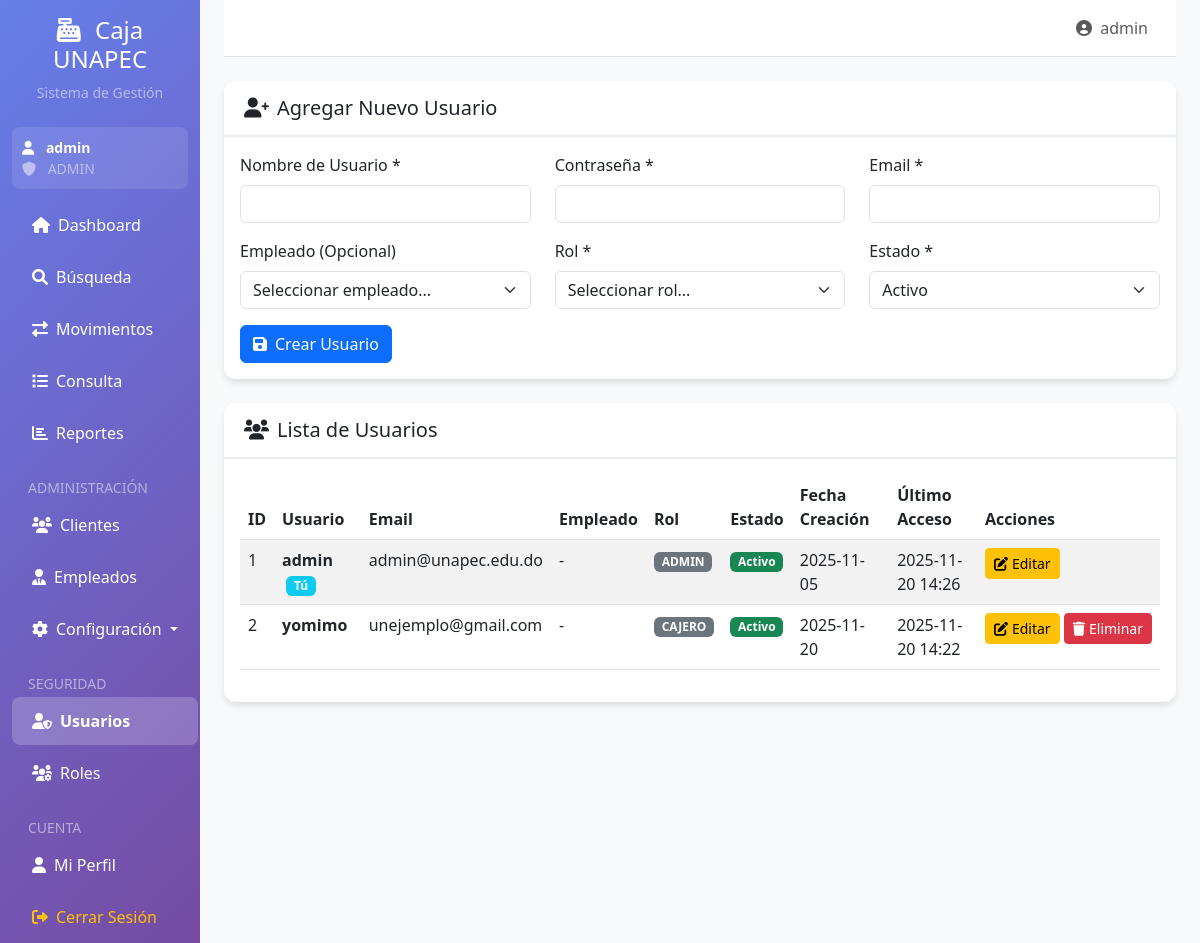
/admin/usuarios (signed in), run on an earlier commit of the app's database.
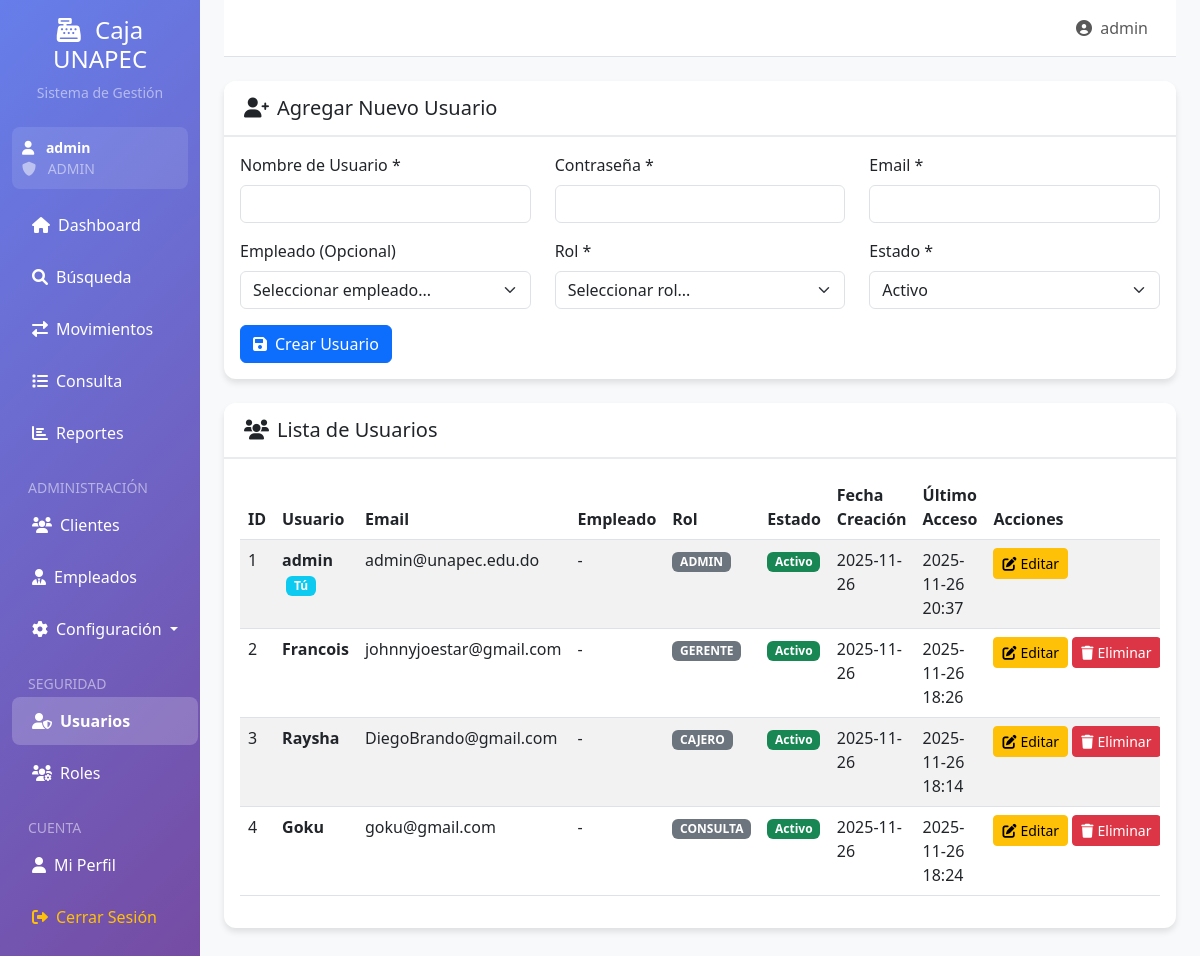
And on a later commit of the database.
### app.py (models this page shows)
class Usuario(UserMixin, db.Model):
    id = db.Column(db.Integer, primary_key=True)
    username = db.Column(db.String(50), unique=True, nullable=False)
    password = db.Column(db.String(255), nullable=False)
    email = db.Column(db.String(100), unique=True, nullable=False)
    empleado_id = db.Column(db.Integer, db.ForeignKey('empleado.id'))
    rol_id = db.Column(db.Integer, db.ForeignKey('rol.id'), nullable=False)
    estado = db.Column(db.String(20), default='Activo')
    fecha_creacion = db.Column(db.DateTime, default=datetime.now)
    ultimo_acceso = db.Column(db.DateTime)

class Rol(db.Model):
    id = db.Column(db.Integer, primary_key=True)
    nombre = db.Column(db.String(50), unique=True, nullable=False)
    descripcion = db.Column(db.String(200))
    usuarios = db.relationship('Usuario', backref='rol', lazy=True)

### app.py (the view)
@app.route('/admin/usuarios')
@admin_required
def admin_usuarios():
    usuarios = Usuario.query.all()
    empleados = Empleado.query.filter_by(estado='Activo').all()
    roles = Rol.query.all()
    return render_template('admin_usuarios.html',
                         usuarios=usuarios,
                         empleados=empleados,
                         roles=roles)

### templates/admin_usuarios.html (shortened to what this page needs)
{% extends "base.html" %}
{% block content %}
<div class="row">
    <div class="col-12">
        <div class="card mb-4">
            <div class="card-header">
                <h5 class="card-title mb-0">
                    <i class="fas fa-user-plus me-2"></i>Agregar Nuevo Usuario
                </h5>
            </div>
            <div class="card-body">
                <form method="POST" action="{{ url_for('agregar_usuario') }}">
                    <div class="row">
                        <div class="col-md-4 mb-3">
                            <label class="form-label">Nombre de Usuario *</label>
                            <input type="text" class="form-control" name="username" required>
                        </div>
                        <div class="col-md-4 mb-3">
                            <label class="form-label">Contraseña *</label>
                            <input type="password" class="form-control" name="password" required>
                        </div>
                        <div class="col-md-4 mb-3">
                            <label class="form-label">Email *</label>
                            <input type="email" class="form-control" name="email" required>
                        </div>
                    </div>
                    <div class="row">
                        <div class="col-md-4 mb-3">
                            <label class="form-label">Empleado (Opcional)</label>
                            <select class="form-select" name="empleado_id">
                                <option value="">Seleccionar empleado...</option>
                            </select>
                        </div>
                        <div class="col-md-4 mb-3">
                            <label class="form-label">Rol *</label>
                            <select class="form-select" name="rol_id" required>
                                <option value="">Seleccionar rol...</option>
                            </select>
                        </div>
                        <div class="col-md-4 mb-3">
                            <label class="form-label">Estado *</label>
                            <select class="form-select" name="estado" required>
                                <option value="Activo">Activo</option>
                            </select>
                        </div>
                    </div>
                    <div class="row">
                        <div class="col-md-12">
                            <button type="submit" class="btn btn-primary">
                                <i class="fas fa-save me-2"></i>Crear Usuario
                            </button>
                        </div>
                    </div>
                </form>
            </div>
        </div>
        <div class="card">
            <div class="card-header">
                <h5 class="card-title mb-0">
                    <i class="fas fa-users me-2"></i>Lista de Usuarios
                </h5>
            </div>
            <div class="card-body">
                <div class="table-responsive">
                    <table class="table table-striped">
                        <thead>
                            <tr>
                                <th>ID</th>
                                <th>Usuario</th>
                                <th>Email</th>
                                <th>Empleado</th>
                                <th>Rol</th>
                                <th>Estado</th>
                                <th>Fecha Creación</th>
                                <th>Último Acceso</th>
                                <th class="table-actions">Acciones</th>
                            </tr>
                        </thead>
                        <tbody>
                            {% for usuario in usuarios %}
                            <tr>
                                <td>{{ usuario.id }}</td>
                                <td>
                                    <strong>{{ usuario.username }}</strong>
                                    {% if usuario.id == current_user.id %}
                                    <span class="badge bg-info ms-1">Tú</span>
                                    {% endif %}
                                </td>
                                <td>{{ usuario.email }}</td>
                                <td>{{ usuario.empleado.nombre if usuario.empleado else '-' }}</td>
                                <td>
                                    <span class="badge bg-secondary">{{ usuario.rol.nombre }}</span>
                                </td>
                                <td>
                                    <span class="badge bg-{% if usuario.estado == 'Activo' %}success{% else %}danger{% endif %}">
                                        {{ usuario.estado }}
                                    </span>
                                </td>
                                <td>{{ usuario.fecha_creacion.strftime('%Y-%m-%d') }}</td>
                                <td>
                                    {% if usuario.ultimo_acceso %}
                                        {{ usuario.ultimo_acceso.strftime('%Y-%m-%d %H:%M') }}
                                    {% else %}
                                        <span class="text-muted">Nunca</span>
                                    {% endif %}
                                </td>
                                <td class="table-actions">
                                    <button type="button" class="btn btn-sm btn-warning" data-bs-toggle="modal" data-bs-target="#editModal{{ usuario.id }}">
                                        <i class="fas fa-edit me-1"></i>Editar
                                    </button>
                                    {% if usuario.id != current_user.id %}
                                    <a href="{{ url_for('eliminar_usuario', id=usuario.id) }}" class="btn btn-sm btn-danger" onclick="return confirm('¿Está seguro de eliminar este usuario?')">
                                        <i class="fas fa-trash me-1"></i>Eliminar
                                    </a>
                                    {% endif %}
                                </td>
                            </tr>
                            {% else %}
                            <tr>
                                <td colspan="9" class="text-center text-muted">No hay usuarios registrados</td>
                            </tr>
                            {% endfor %}
                        </tbody>
                    </table>
                </div>
            </div>
        </div>
    </div>
</div>
{% endblock %}

### templates/base.html (shortened to what this page needs)
<!DOCTYPE html>
<html lang="es">
<head>
    <link href="https://cdn.jsdelivr.net/npm/bootstrap@5.3.0/dist/css/bootstrap.min.css" rel="stylesheet">
    <link href="https://cdnjs.cloudflare.com/ajax/libs/font-awesome/6.0.0/css/all.min.css" rel="stylesheet">
</head>
<body>
    <div class="container-fluid">
        <div class="row">
            <div class="col-md-3 col-lg-2 sidebar d-md-block collapse">
                <div class="position-sticky pt-3">
                    <div class="text-center mb-4">
                        <h4 class="text-white">
                            <i class="fas fa-cash-register me-2"></i>
                            Caja UNAPEC
                        </h4>
                        <p class="text-white-50 small">Sistema de Gestión</p>
                    </div>
                    {% if current_user.is_authenticated %}
                    <div class="user-info">
                        <div class="text-white small">
                            <i class="fas fa-user me-2"></i>
                            <strong>{{ current_user.username }}</strong>
                        </div>
                        <div class="text-white-50 small">
                            <i class="fas fa-shield-alt me-2"></i>
                            {{ current_user.rol.nombre }}
                        </div>
                    </div>
                    {% endif %}
                    <ul class="nav flex-column">
                        <li class="nav-item">
                            <a class="nav-link {% if request.endpoint == 'index' %}active{% endif %}" href="{{ url_for('index') }}">
                                <i class="fas fa-home me-2"></i>Dashboard
                            </a>
                        </li>
                        <li class="nav-item">
                            <a class="nav-link {% if request.endpoint == 'busqueda' %}active{% endif %}" href="{{ url_for('busqueda') }}">
                                <i class="fas fa-search me-2"></i>Búsqueda
                            </a>
                        </li>
                        {% if current_user.is_authenticated and current_user.rol.nombre in ['ADMIN', 'GERENTE', 'CAJERO'] %}
                        <li class="nav-item">
                            <a class="nav-link {% if request.endpoint == 'movimientos' %}active{% endif %}" href="{{ url_for('movimientos') }}">
                                <i class="fas fa-exchange-alt me-2"></i>Movimientos
                            </a>
                        </li>
                        {% endif %}
                        {% if current_user.is_authenticated and current_user.rol.nombre in ['ADMIN', 'GERENTE', 'CONSULTA'] %}
                        <li class="nav-item">
                            <a class="nav-link {% if request.endpoint == 'consulta' %}active{% endif %}" href="{{ url_for('consulta') }}">
                                <i class="fas fa-list me-2"></i>Consulta
                            </a>
                        </li>
                        {% endif %}
                        {% if current_user.is_authenticated and current_user.rol.nombre in ['ADMIN', 'GERENTE', 'CONSULTA'] %}
                        <li class="nav-item">
                            <a class="nav-link {% if request.endpoint == 'reporte' %}active{% endif %}" href="{{ url_for('reporte') }}">
                                <i class="fas fa-chart-bar me-2"></i>Reportes
                            </a>
                        </li>
                        {% endif %}
                        {% if current_user.is_authenticated and current_user.rol.nombre in ['ADMIN', 'GERENTE'] %}
                        <li class="nav-item mt-3">
                            <small class="text-white-50 px-3">ADMINISTRACIÓN</small>
                        </li>
                        <li class="nav-item">
                            <a class="nav-link {% if request.endpoint == 'clientes' %}active{% endif %}" href="{{ url_for('clientes') }}">
                                <i class="fas fa-users me-2"></i>Clientes
                            </a>
                        </li>
                        <li class="nav-item">
                            <a class="nav-link {% if request.endpoint == 'empleados' %}active{% endif %}" href="{{ url_for('empleados') }}">
                                <i class="fas fa-user-tie me-2"></i>Empleados
                            </a>
                        </li>
                        <li class="nav-item dropdown">
                            <a class="nav-link dropdown-toggle" href="#" role="button" data-bs-toggle="dropdown">
                                <i class="fas fa-cog me-2"></i>Configuración
                            </a>
                        </li>
                        {% endif %}
                        {% if current_user.is_authenticated and current_user.rol.nombre == 'ADMIN' %}
                        <li class="nav-item mt-3">
                            <small class="text-white-50 px-3">SEGURIDAD</small>
                        </li>
                        <li class="nav-item">
                            <a class="nav-link {% if request.endpoint == 'admin_usuarios' %}active{% endif %}" href="{{ url_for('admin_usuarios') }}">
                                <i class="fas fa-user-shield me-2"></i>Usuarios
                            </a>
                        </li>
                        <li class="nav-item">
                            <a class="nav-link {% if request.endpoint == 'admin_roles' %}active{% endif %}" href="{{ url_for('admin_roles') }}">
                                <i class="fas fa-users-cog me-2"></i>Roles
                            </a>
                        </li>
                        {% endif %}
                        <li class="nav-item mt-3">
                            <small class="text-white-50 px-3">CUENTA</small>
                        </li>
                        <li class="nav-item">
                            <a class="nav-link {% if request.endpoint == 'perfil' %}active{% endif %}" href="{{ url_for('perfil') }}">
                                <i class="fas fa-user me-2"></i>Mi Perfil
                            </a>
                        </li>
                        <li class="nav-item">
                            <a class="nav-link text-warning" href="{{ url_for('logout') }}">
                                <i class="fas fa-sign-out-alt me-2"></i>Cerrar Sesión
                            </a>
                        </li>
                    </ul>
                </div>
            </div>
            <div class="col-md-9 col-lg-10 main-content ms-sm-auto px-md-4">
                <nav class="navbar navbar-expand-lg navbar-light bg-white border-bottom">
                    <div class="container-fluid">
                        <div class="navbar-nav ms-auto">
                            {% if current_user.is_authenticated %}
                            <span class="navbar-text me-3">
                                <i class="fas fa-user-circle me-1"></i>
                                {{ current_user.username }}
                            </span>
                            {% endif %}
                        </div>
                    </div>
                </nav>
                <main class="py-4">
                    {% block content %}{% endblock %}
                </main>
            </div>
        </div>
    </div>
</body>
</html>

What changed in the data, as far as the page shows it:
changed Usuario "admin": fecha_creacion "2025-11-05" → "2025-11-26"; ultimo_acceso "2025-11-20 14:26" → "2025-11-26 20:37"
changed Usuario id 2: username "yomimo" → "Francois"; email "unejemplo@gmail.com" → "johnnyjoestar@gmail.com"; rol.nombre "CAJERO" → "GERENTE"; fecha_creacion "2025-11-20" → "2025-11-26"; ultimo_acceso "2025-11-20 14:22" → "2025-11-26 18:26"
added Usuario: id "3", username "Raysha", email "DiegoBrando@gmail.com", empleado "-", rol.nombre "CAJERO", estado "Activo", fecha_creacion "2025-11-26", ultimo_acceso "2025-11-26 18:14"
added Usuario: id "4", username "Goku", email "goku@gmail.com", empleado "-", rol.nombre "CONSULTA", estado "Activo", fecha_creacion "2025-11-26", ultimo_acceso "2025-11-26 18:24"
